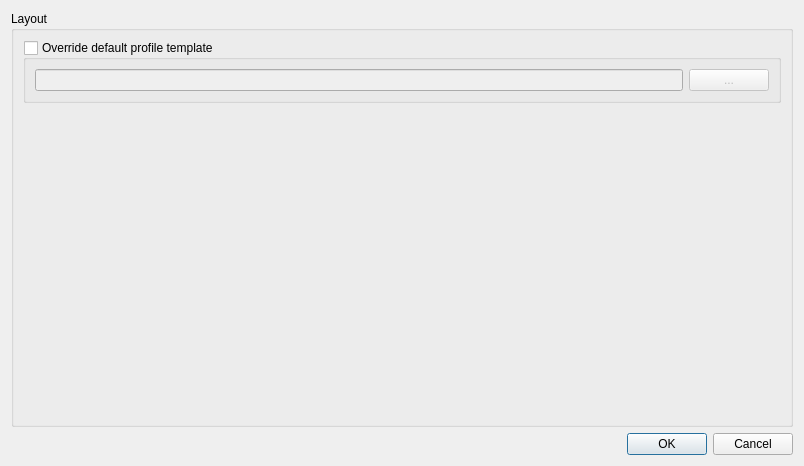
<?xml version="1.0" encoding="UTF-8"?>
<ui version="4.0">
 <class>QgepSettingsDialog</class>
 <widget class="QDialog" name="QgepSettingsDialog">
  <property name="geometry">
   <rect>
    <x>0</x>
    <y>0</y>
    <width>804</width>
    <height>466</height>
   </rect>
  </property>
  <property name="windowTitle">
   <string>Dialog</string>
  </property>
  <layout class="QVBoxLayout" name="verticalLayout">
   <item>
    <widget class="QGroupBox" name="mGbLayout">
     <property name="title">
      <string>Layout</string>
     </property>
     <layout class="QFormLayout" name="formLayout">
      <property name="fieldGrowthPolicy">
       <enum>QFormLayout::AllNonFixedFieldsGrow</enum>
      </property>
      <item row="0" column="0" colspan="2">
       <widget class="QGroupBox" name="mGbOverrideDefaultProfileTemplate">
        <property name="title">
         <string>Override default profile template</string>
        </property>
        <property name="checkable">
         <bool>true</bool>
        </property>
        <property name="checked">
         <bool>false</bool>
        </property>
        <layout class="QHBoxLayout" name="horizontalLayout">
         <item>
          <widget class="QLineEdit" name="mProfileTemplateFile"/>
         </item>
         <item>
          <widget class="QPushButton" name="mPbnChooseProfileTemplateFile">
           <property name="text">
            <string>...</string>
           </property>
          </widget>
         </item>
        </layout>
       </widget>
      </item>
     </layout>
    </widget>
   </item>
   <item>
    <widget class="QDialogButtonBox" name="buttonBox">
     <property name="orientation">
      <enum>Qt::Horizontal</enum>
     </property>
     <property name="standardButtons">
      <set>QDialogButtonBox::Cancel|QDialogButtonBox::Ok</set>
     </property>
    </widget>
   </item>
  </layout>
 </widget>
 <resources/>
 <connections>
  <connection>
   <sender>buttonBox</sender>
   <signal>accepted()</signal>
   <receiver>QgepSettingsDialog</receiver>
   <slot>accept()</slot>
   <hints>
    <hint type="sourcelabel">
     <x>248</x>
     <y>254</y>
    </hint>
    <hint type="destinationlabel">
     <x>157</x>
     <y>274</y>
    </hint>
   </hints>
  </connection>
  <connection>
   <sender>buttonBox</sender>
   <signal>rejected()</signal>
   <receiver>QgepSettingsDialog</receiver>
   <slot>reject()</slot>
   <hints>
    <hint type="sourcelabel">
     <x>316</x>
     <y>260</y>
    </hint>
    <hint type="destinationlabel">
     <x>286</x>
     <y>274</y>
    </hint>
   </hints>
  </connection>
 </connections>
</ui>
